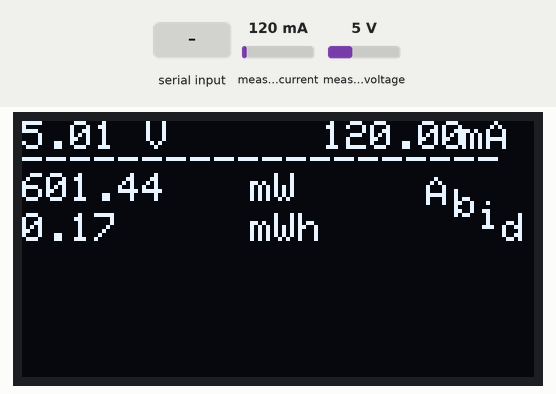
The sketch below on a simulated Arduino Uno, built with avr-gcc and run on an emulated ATmega328P. Shown: 128×64 one-colour display. The inputs (shaded band) are chosen by the test bench; at power-on: measured current 120 mA, measured voltage 5 V. What the sketch prints to the serial monitor is not drawn.

Above: at 1.8 s.
1.9 s: measured current set to 40 mA
At 2.7 s:
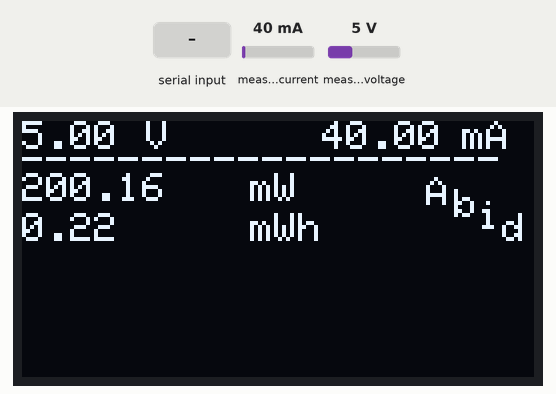
4.7 s: measured voltage set to 0.3 V
At 6.1 s:
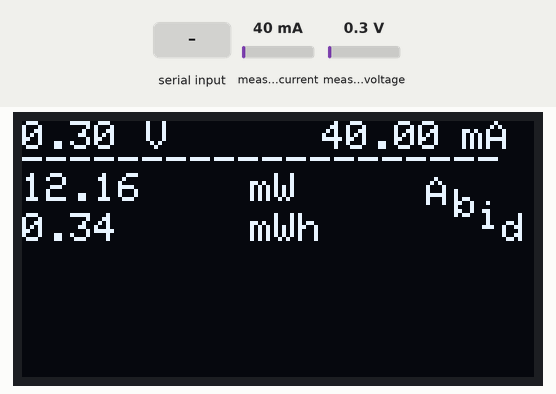
9.0 s: "1" received over the second serial link
At 9.95 s:
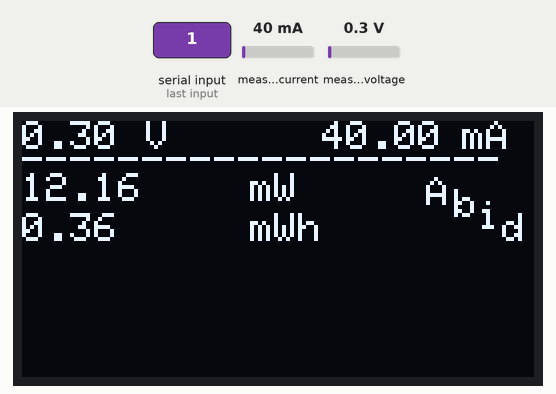
11.6 s: measured current set to 500 mA
At 11.75 s:
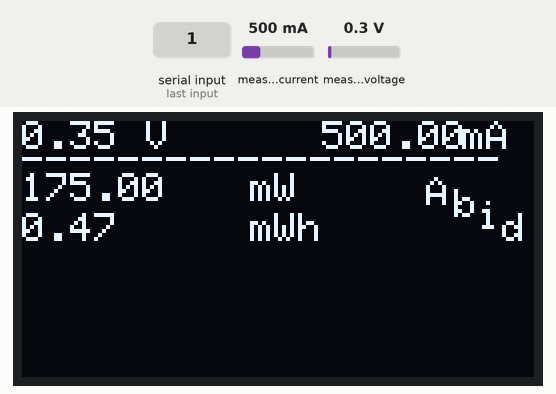
13.2 s: measured voltage set to 3.8 V
At 13.35 s:
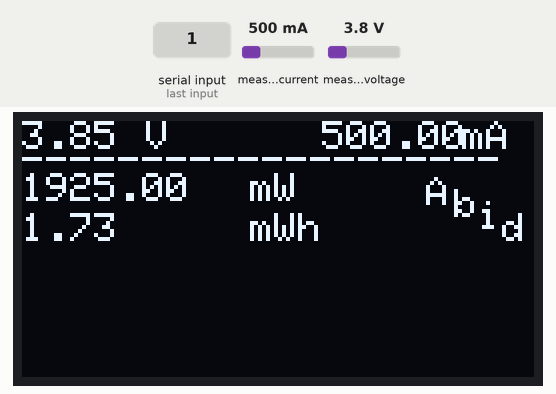
Timing chart, 0 to 15.8 s (numbered marks = the images above; inputs shaded):
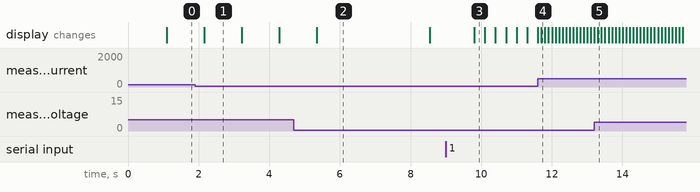

Measured:
- after the input at 9.0 s, the display: changes after 0.81 s (image 3)
- what the display in image 2 shows lasts 3.1 s, from 5.4 s to 8.5 s

The sketch:

Smart_Meter_Sketch.ino
```cpp
#include <SoftwareSerial.h>
#include <Wire.h>
SoftwareSerial nodemcu(2,3);
#include <Adafruit_INA219.h>
#include <Adafruit_SSD1306.h>
#include <SPI.h>
long int data;

#define OLED_RESET 4
Adafruit_SSD1306 display(OLED_RESET);
Adafruit_INA219 ina219;

unsigned long previousMillis = 0;
unsigned long interval = 100;
float shuntvoltage = 0;
float busvoltage = 0;
float current_mA = 0;
float loadvoltage = 0;
float energy = 0;

float sdata1 = 0;
float sdata2 = 0;
float sdata3 = 0;
float sdata4 = 0;

String cdata;

void setup()
{
Serial.begin(9600);
nodemcu.begin(9600);
  display.begin(SSD1306_SWITCHCAPVCC, 0x3C);
  ina219.begin();
}


void loop()
{
  unsigned long currentMillis = millis();
  if (currentMillis - previousMillis >= interval)
  {
    previousMillis = currentMillis;
    ina219values();
    displaydata();
  }
if(nodemcu.available() == 0 )
{
    sdata1 = loadvoltage;
    sdata2 = current_mA;
    sdata3 = loadvoltage * current_mA;
    sdata4 = energy;


   cdata = cdata + sdata1+","+sdata2+","+sdata3+","+sdata4;
   Serial.println(cdata);
   nodemcu.println(cdata);
   delay(1000);
   cdata = "";
}
}


void displaydata() {
  display.clearDisplay();
  display.setTextColor(WHITE);
  display.setTextSize(1);
  display.setCursor(0, 0);
  display.println(loadvoltage);
  display.setCursor(31, 0);
  display.println("V");
  display.setCursor(62, 0);
  display.setCursor(75, 0);
  display.println(current_mA);
  display.setCursor(110, 0);
  display.println("mA");
  display.setCursor(0, 6);
  display.println("--------------------");


    display.setCursor(101, 14);
    display.println("A");
    display.setCursor(108, 17);
    display.println("b");
    display.setCursor(114, 20);
    display.println("i");
    display.setCursor(120, 23);
    display.println("d");


  display.setCursor(0, 13);
  display.println(loadvoltage * current_mA);
  display.setCursor(57, 13);
  display.println("mW");
  display.setCursor(0, 23);
  display.println(energy);
  display.setCursor(57, 23);
  display.println("mWh");
  display.display();
}

void ina219values() {
  shuntvoltage = ina219.getShuntVoltage_mV();
  busvoltage = ina219.getBusVoltage_V();
  current_mA = ina219.getCurrent_mA();
  loadvoltage = busvoltage + (shuntvoltage / 1000);
  energy = energy + loadvoltage * current_mA / 3600;
}
```
